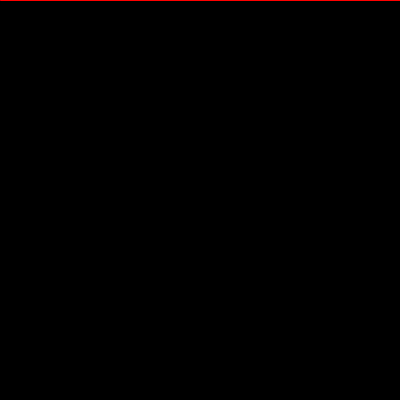
Frame 1 (no input)
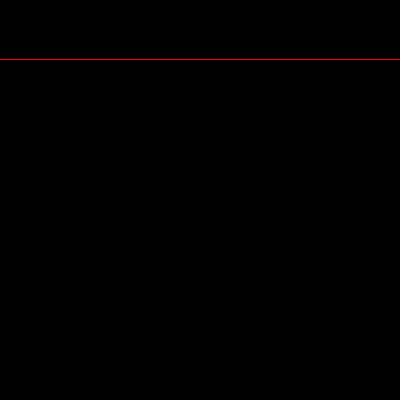
Frame 60 (the mouse pressed at the canvas centre just before this capture)
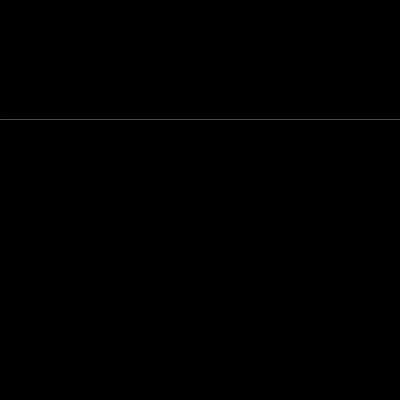
Frame 120 (the mouse held since frame 60 and released just before this capture)

The Processing sketch that drew these frames (run headless with seeded random() and noise(); from frame 60 on, the mouse is pressed at the canvas centre):

// Processing sketch: Ejercicio_19
// ── Ejercicio_19.pde
PVector puntoInicialLinea, puntoFinalLinea, velocidadLinea;
PVector posicionCirculo, velocidadCirculo;
int radioCirculo, alturaLienzo, i, j;

void setup (){
  size(400,400);
  puntoInicialLinea = new PVector(0,0);
  puntoFinalLinea = new PVector(width,0);
  velocidadLinea = new PVector (0,1);
}

void draw (){
  background(#000000);
  dibujarLinea();
  desplazarLinea();
}

void dibujarCirculo(){
  stroke(#00FF00);
  fill(#00FF00);
}

void desplazarCirculo(){

}

void dibujarLinea(){
  stroke(#FF0000);
  line(puntoInicialLinea.x,puntoInicialLinea.y,puntoFinalLinea.x,puntoFinalLinea.y);
}

void desplazarLinea(){
  if(puntoInicialLinea.y>height || puntoInicialLinea.y<0){
    velocidadLinea.y = velocidadLinea.y * -1;
    
  }
  puntoInicialLinea.y += velocidadLinea.y;
  puntoFinalLinea.y += velocidadLinea.y;
  
}
